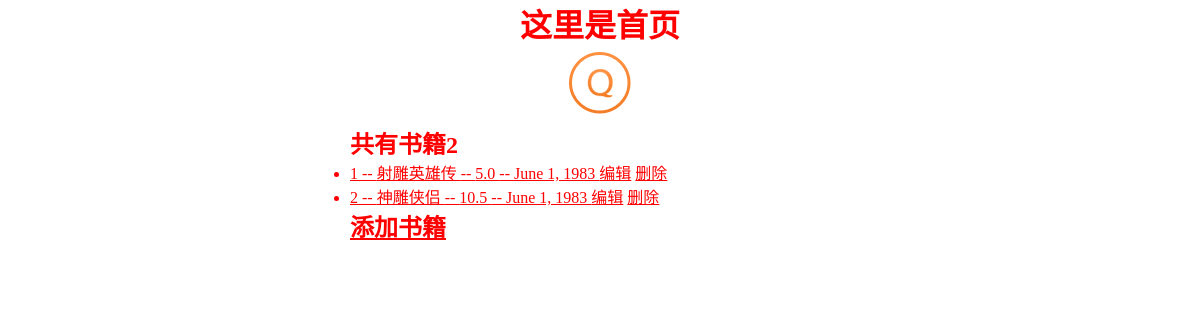
Before: / with the older database file.
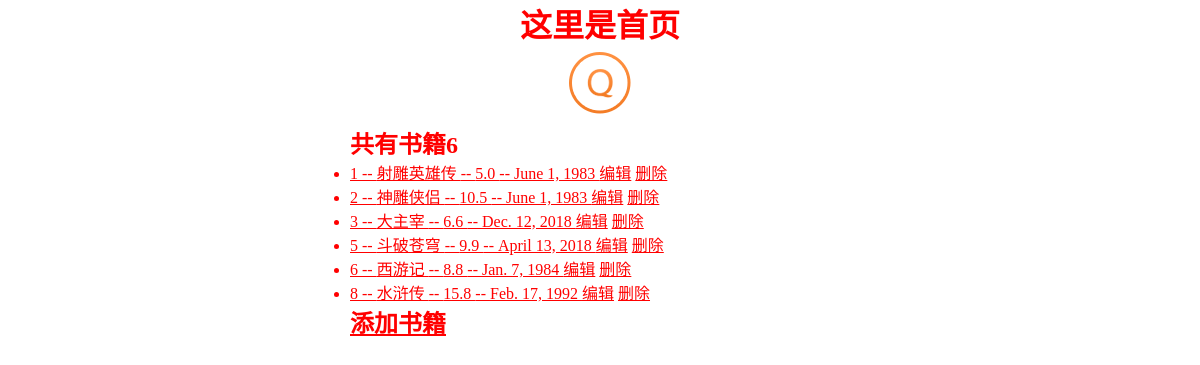
After: the same page with the newer database file.
### booktest/models.py (models this page shows)
class Book(models.Model):
    title = models.CharField(max_length=20)
    price = models.FloatField(default=0)
    pub_date = models.DateField(default="1983-06-01")
    def __str__(self):
        return self.title

### booktest/views.py (the view)
# urls.py: url(r'^$',views.index,name='index'),
def index(request):
    books = Book.objects.all()
    return render(request, 'index.html', {"books": books})

### templates/index.html (shortened to what this page needs)
<!DOCTYPE html>
<html lang="en">
<head>
    <link rel="stylesheet" href="/static/css/main.css">
</head>
<body>
    <div class="container">
        <h1 class="center">这里是首页</h1>
        <div>
            <div class="center">
                <img src="/static/img/tupian.png" alt="">
            </div>
             <h2>共有书籍{{books.count}}</h2>
            <ul>
                {% for book in books %}
                    <li>
                        <a href="{% url 'booktest:detail' book.id %}">  {{book.id}} -- {{book.title}} -- {{book.price}} -- {{book.pub_date}}  </a>
                        <a href="{% url 'booktest:editbook' book.id %}">编辑</a>
                        <a href="{% url 'booktest:deletebook' book.id %}"> 删除 </a>
                    </li>
                {% endfor %}
            </ul>
            <h2><a href="{% url 'booktest:addbook' %}">添加书籍</a></h2>
        </div>
    </div>
</body>
</html>

### static/css/main.css (style rules this page uses)
* { margin:0; padding:0; color:red; }
.container { width:500px; margin:0 auto; }
.center { text-align:center; }

Changed rows visible on the page:
added Book: id "3", title "大主宰", price "6.6", pub_date "Dec. 12, 2018"
added Book: id "5", title "斗破苍穹", price "9.9", pub_date "April 13, 2018"
added Book: id "6", title "西游记", price "8.8", pub_date "Jan. 7, 1984"
added Book: id "8", title "水浒传", price "15.8", pub_date "Feb. 17, 1992"
Other visible differences:
{{ books.count }}: "2" → "6"
